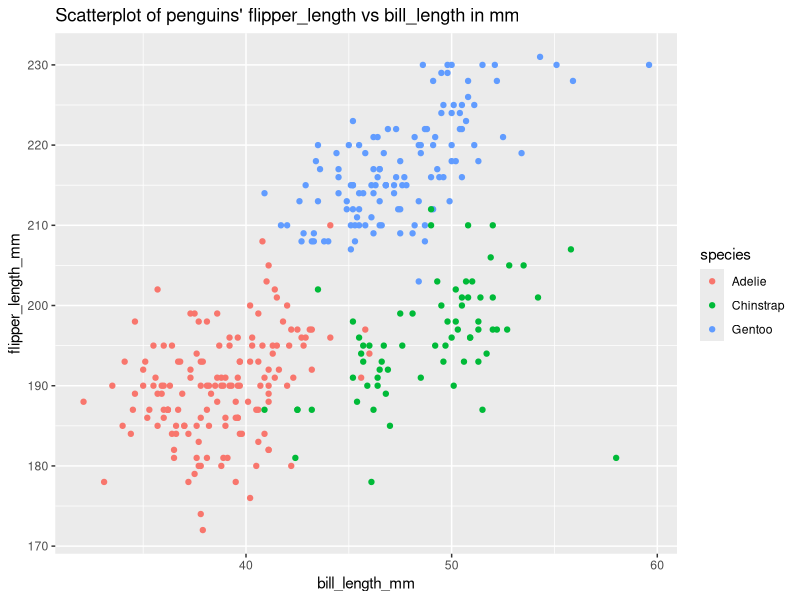
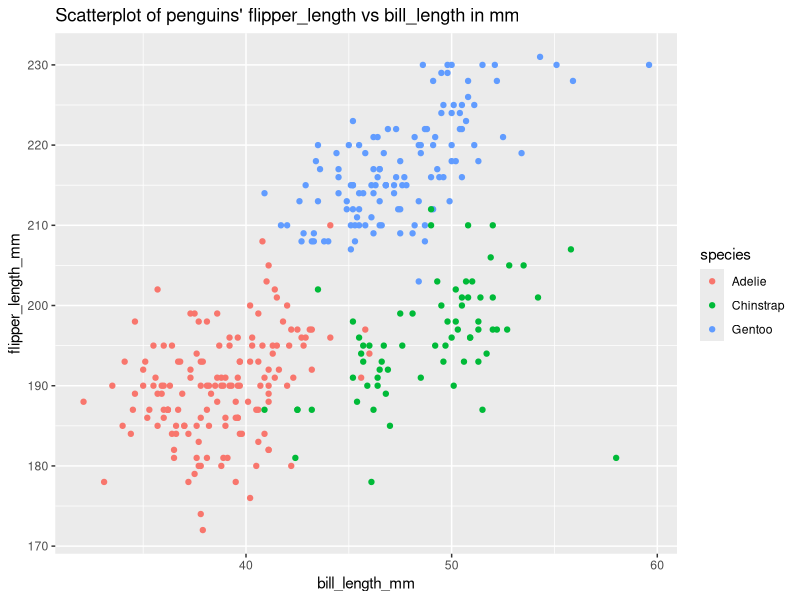

R code for these plots, in order:
## ---- chunk 1
library(tidyverse)

set.seed(124) # set the random seed to make the results reproducible. 
              # I just like the number 124

## data frames
example_df = 
  tibble(
    n_distribution = rnorm(10),
    logical_vec = n_distribution > 0,
    char_vec = c("a", "b", "c", "d", "e", "f", "g", "h", "i", "j"),
    factor_vec = factor(c("male", "male", "male", "female", "female", "female", 
                          "bisex", "bisex", "bisex", "bisex"))
  )

example_df
## ---- chunk 2
mean(example_df$n_distribution)
mean(example_df$logical_vec)
mean(example_df$char_vec)
mean(example_df$factor_vec)
## ---- chunk 3
as.numeric(example_df$logical_vec)
as.numeric(example_df$char_vec)
as.numeric(example_df$factor_vec)
## ---- chunk 4
data("penguins", package = "palmerpenguins")
penguins
## ---- chunk 5
plot = ggplot(penguins, aes(x = bill_length_mm, y = flipper_length_mm, color = species)) + geom_point()
plot + labs(title = "Scatterplot of penguins' flipper_length vs bill_length in mm")
ggsave("P2_scatterplot.pdf", height = 4, width = 6)
